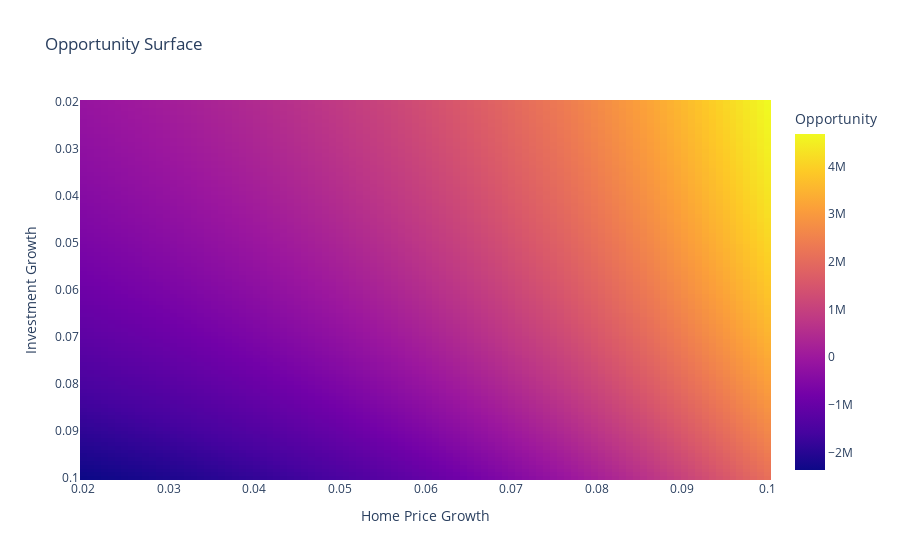

The code cell stored with this chart in its notebook:
### Markdown cell above
### `home_price_growth_rate` and `investment_return_rate`

### Code cell
_x, _y = np.linspace(0.02, 0.1, 100), np.linspace(0.02, 0.1, 100)
x, y = np.meshgrid(_x, _y, indexing="ij")
x = x.flatten()
y = y.flatten()
surface_kwargs = kwargs.copy()
surface_kwargs.update({"home_price_growth_rate": x, "investment_return_rate": y})
render_plotly_html(
    px.imshow(
        RentVsBuy().calculate(**surface_kwargs).value.reshape((100, 100)).T,
        aspect="auto",
        labels=dict(x="Home Price Growth", y="Investment Growth", color="Opportunity"),
        x=_x,
        y=_y,
        title="Opportunity Surface",
    )
)
